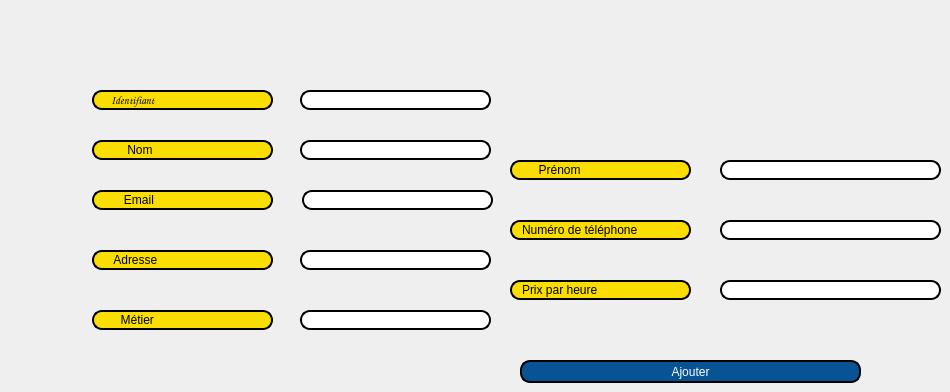
     <widget class="QWidget" name="Ajouter_E_3">
      <attribute name="title">
       <string>Ajouter</string>
      </attribute>
      <widget class="QLineEdit" name="identifiant">
       <property name="geometry">
        <rect>
         <x>92</x>
         <y>90</y>
         <width>181</width>
         <height>20</height>
        </rect>
       </property>
       <property name="font">
        <font>
         <family>Comic Sans MS</family>
         <pointsize>8</pointsize>
         <weight>75</weight>
         <italic>false</italic>
         <bold>true</bold>
        </font>
       </property>
       <property name="toolTip">
        <string>&lt;html&gt;&lt;head/&gt;&lt;body&gt;&lt;p align=&quot;center&quot;&gt;&lt;br/&gt;&lt;/p&gt;&lt;/body&gt;&lt;/html&gt;</string>
       </property>
       <property name="styleSheet">
        <string notr="true">border: 2px solid black;
font: 75 8pt &quot;MS Shell Dlg 2&quot;;
border-radius: 10px;
padding: 0 8px;
background: #fade02;
font: bold, &quot;Comic Sans MS&quot;;;
text-align:center;
</string>
       </property>
       <property name="text">
        <string>   Identifiant</string>
       </property>
       <property name="readOnly">
        <bool>true</bool>
       </property>
      </widget>
      <widget class="QLineEdit" name="nom">
       <property name="geometry">
        <rect>
         <x>92</x>
         <y>140</y>
         <width>181</width>
         <height>20</height>
        </rect>
       </property>
       <property name="styleSheet">
        <string notr="true">border: 2px solid black;
font: 75 8pt &quot;MS Shell Dlg 2&quot;;
border-radius: 10px;
padding: 0 8px;
background: #fade02;
font: bold, &quot;Comic Sans MS&quot;;;
text-align:center;</string>
       </property>
       <property name="text">
        <string>       Nom</string>
       </property>
       <property name="readOnly">
        <bool>true</bool>
       </property>
      </widget>
      <widget class="QLineEdit" name="prenom">
       <property name="geometry">
        <rect>
         <x>510</x>
         <y>160</y>
         <width>181</width>
         <height>20</height>
        </rect>
       </property>
       <property name="styleSheet">
        <string notr="true">border: 2px solid black;
font: 75 8pt &quot;MS Shell Dlg 2&quot;;
border-radius: 10px;
padding: 0 8px;
background:#fade02;
font: bold, &quot;Comic Sans MS&quot;;;
text-align:center;</string>
       </property>
       <property name="text">
        <string>     Prénom</string>
       </property>
       <property name="readOnly">
        <bool>true</bool>
       </property>
      </widget>
      <widget class="QLineEdit" name="email">
       <property name="geometry">
        <rect>
         <x>92</x>
         <y>190</y>
         <width>181</width>
         <height>20</height>
        </rect>
       </property>
       <property name="styleSheet">
        <string notr="true">border: 2px solid black;
font: 75 8pt &quot;MS Shell Dlg 2&quot;;
border-radius: 10px;
padding: 0 8px;
background: #fade02;
font: bold, &quot;Comic Sans MS&quot;;;
text-align:center;</string>
       </property>
       <property name="text">
        <string>      Email</string>
       </property>
       <property name="readOnly">
        <bool>true</bool>
       </property>
      </widget>
      <widget class="QLineEdit" name="numero_tel">
       <property name="geometry">
        <rect>
         <x>510</x>
         <y>220</y>
         <width>181</width>
         <height>20</height>
        </rect>
       </property>
       <property name="styleSheet">
        <string notr="true">border: 2px solid black;
font: 75 8pt &quot;MS Shell Dlg 2&quot;;
border-radius: 10px;
padding: 0 8px;
background: #fade02;
font: bold, &quot;Comic Sans MS&quot;;;
text-align:center;</string>
       </property>
       <property name="text">
        <string>Numéro de téléphone</string>
       </property>
       <property name="readOnly">
        <bool>true</bool>
       </property>
      </widget>
      <widget class="QLineEdit" name="mteier">
       <property name="geometry">
        <rect>
         <x>92</x>
         <y>310</y>
         <width>181</width>
         <height>20</height>
        </rect>
       </property>
       <property name="styleSheet">
        <string notr="true">border: 2px solid black;
font: 75 8pt &quot;MS Shell Dlg 2&quot;;
border-radius: 10px;
padding: 0 8px;
background: #fade02;
font: bold, &quot;Comic Sans MS&quot;;;
text-align:center;</string>
       </property>
       <property name="text">
        <string>     Métier</string>
       </property>
       <property name="readOnly">
        <bool>true</bool>
       </property>
      </widget>
      <widget class="QLineEdit" name="lineEdit_id_a">
       <property name="geometry">
        <rect>
         <x>300</x>
         <y>90</y>
         <width>191</width>
         <height>20</height>
        </rect>
       </property>
       <property name="styleSheet">
        <string notr="true">border: 2px solid black;
border-radius: 10px;
padding: 0 8px;
background:white</string>
       </property>
      </widget>
      <widget class="QLineEdit" name="lineEdit_nom_a">
       <property name="geometry">
        <rect>
         <x>300</x>
         <y>140</y>
         <width>191</width>
         <height>20</height>
        </rect>
       </property>
       <property name="styleSheet">
        <string notr="true">border: 2px solid black;
border-radius: 10px;
padding: 0 8px;
background:white</string>
       </property>
      </widget>
      <widget class="QLineEdit" name="lineEdit_pernom_a">
       <property name="geometry">
        <rect>
         <x>720</x>
         <y>160</y>
         <width>221</width>
         <height>20</height>
        </rect>
       </property>
       <property name="styleSheet">
        <string notr="true">border: 2px solid black;
border-radius: 10px;
padding: 0 8px;
background:white</string>
       </property>
      </widget>
      <widget class="QLineEdit" name="lineEdit_email_a">
       <property name="geometry">
        <rect>
         <x>302</x>
         <y>190</y>
         <width>191</width>
         <height>20</height>
        </rect>
       </property>
       <property name="styleSheet">
        <string notr="true">border: 2px solid black;
border-radius: 10px;
padding: 0 8px;
background:white</string>
       </property>
      </widget>
      <widget class="QPushButton" name="ajouter">
       <property name="geometry">
        <rect>
         <x>520</x>
         <y>360</y>
         <width>341</width>
         <height>23</height>
        </rect>
       </property>
       <property name="styleSheet">
        <string notr="true">border: 2px solid black;
border-radius: 10px;
padding: 0 8px;
color: rgb(255, 255, 255);
background:#085394	;
font: bold, &quot;Comic Sans MS&quot;;
</string>
       </property>
       <property name="text">
        <string>Ajouter</string>
       </property>
      </widget>
      <widget class="QLineEdit" name="lineEdit_num_tel_a">
       <property name="geometry">
        <rect>
         <x>720</x>
         <y>220</y>
         <width>221</width>
         <height>20</height>
        </rect>
       </property>
       <property name="styleSheet">
        <string notr="true">border: 2px solid black;
border-radius: 10px;
padding: 0 8px;
background:white</string>
       </property>
      </widget>
      <widget class="QLineEdit" name="adresse">
       <property name="geometry">
        <rect>
         <x>92</x>
         <y>250</y>
         <width>181</width>
         <height>20</height>
        </rect>
       </property>
       <property name="styleSheet">
        <string notr="true">border: 2px solid black;
font: 75 8pt &quot;MS Shell Dlg 2&quot;;
border-radius: 10px;
padding: 0 8px;
background: #fade02;
font: bold, &quot;Comic Sans MS&quot;;;
text-align:center;</string>
       </property>
       <property name="text">
        <string>   Adresse</string>
       </property>
       <property name="readOnly">
        <bool>true</bool>
       </property>
      </widget>
      <widget class="QLineEdit" name="prix_heure">
       <property name="geometry">
        <rect>
         <x>510</x>
         <y>280</y>
         <width>181</width>
         <height>20</height>
        </rect>
       </property>
       <property name="styleSheet">
        <string notr="true">border: 2px solid black;
font: 75 8pt &quot;MS Shell Dlg 2&quot;;
border-radius: 10px;
padding: 0 8px;
background: #fade02;
font: bold, &quot;Comic Sans MS&quot;;;
text-align:center;</string>
       </property>
       <property name="text">
        <string>Prix par heure</string>
       </property>
       <property name="readOnly">
        <bool>true</bool>
       </property>
      </widget>
      <widget class="QLineEdit" name="lineEdit_metier_a">
       <property name="geometry">
        <rect>
         <x>300</x>
         <y>310</y>
         <width>191</width>
         <height>20</height>
        </rect>
       </property>
       <property name="styleSheet">
        <string notr="true">border: 2px solid black;
border-radius: 10px;
padding: 0 8px;
background:white</string>
       </property>
      </widget>
      <widget class="QLineEdit" name="lineEdit_prix_heure_a">
       <property name="geometry">
        <rect>
         <x>720</x>
         <y>280</y>
         <width>221</width>
         <height>20</height>
        </rect>
       </property>
       <property name="styleSheet">
        <string notr="true">border: 2px solid black;
border-radius: 10px;
padding: 0 8px;
background:white</string>
       </property>
      </widget>
      <widget class="QLineEdit" name="lineEdit_adresse_a">
       <property name="geometry">
        <rect>
         <x>300</x>
         <y>250</y>
         <width>191</width>
         <height>20</height>
        </rect>
       </property>
       <property name="styleSheet">
        <string notr="true">border: 2px solid black;
border-radius: 10px;
padding: 0 8px;
background:white</string>
       </property>
      </widget>
     </widget>
